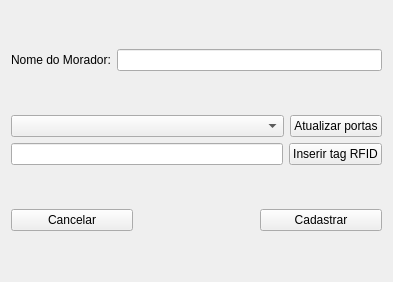
<?xml version="1.0" encoding="UTF-8"?>
<ui version="4.0">
 <class>Form_Cadastro</class>
 <widget class="QWidget" name="Form_Cadastro">
  <property name="geometry">
   <rect>
    <x>0</x>
    <y>0</y>
    <width>393</width>
    <height>282</height>
   </rect>
  </property>
  <property name="sizePolicy">
   <sizepolicy hsizetype="Maximum" vsizetype="Maximum">
    <horstretch>0</horstretch>
    <verstretch>0</verstretch>
   </sizepolicy>
  </property>
  <property name="maximumSize">
   <size>
    <width>393</width>
    <height>282</height>
   </size>
  </property>
  <property name="windowTitle">
   <string>Cadastrar Usuário</string>
  </property>
  <layout class="QVBoxLayout" name="verticalLayout">
   <item>
    <layout class="QHBoxLayout" name="horizontalLayout">
     <item>
      <widget class="QLabel" name="lbl_nome">
       <property name="sizePolicy">
        <sizepolicy hsizetype="Maximum" vsizetype="Maximum">
         <horstretch>0</horstretch>
         <verstretch>0</verstretch>
        </sizepolicy>
       </property>
       <property name="text">
        <string>Nome do Morador:</string>
       </property>
      </widget>
     </item>
     <item>
      <widget class="QLineEdit" name="edt_nome">
       <property name="sizePolicy">
        <sizepolicy hsizetype="Minimum" vsizetype="Maximum">
         <horstretch>0</horstretch>
         <verstretch>0</verstretch>
        </sizepolicy>
       </property>
      </widget>
     </item>
    </layout>
   </item>
   <item>
    <layout class="QVBoxLayout" name="verticalLayout_2">
     <item>
      <layout class="QHBoxLayout" name="horizontalLayout_4">
       <item>
        <widget class="QComboBox" name="combo_porta">
         <property name="sizePolicy">
          <sizepolicy hsizetype="Expanding" vsizetype="Fixed">
           <horstretch>0</horstretch>
           <verstretch>0</verstretch>
          </sizepolicy>
         </property>
        </widget>
       </item>
       <item>
        <widget class="QPushButton" name="btn_atualizar">
         <property name="sizePolicy">
          <sizepolicy hsizetype="Maximum" vsizetype="Fixed">
           <horstretch>0</horstretch>
           <verstretch>0</verstretch>
          </sizepolicy>
         </property>
         <property name="text">
          <string>Atualizar portas</string>
         </property>
        </widget>
       </item>
      </layout>
     </item>
     <item>
      <layout class="QHBoxLayout" name="horizontalLayout_5">
       <item>
        <widget class="QLineEdit" name="edt_tag">
         <property name="sizePolicy">
          <sizepolicy hsizetype="Expanding" vsizetype="Fixed">
           <horstretch>0</horstretch>
           <verstretch>0</verstretch>
          </sizepolicy>
         </property>
         <property name="toolTip">
          <string/>
         </property>
         <property name="statusTip">
          <string/>
         </property>
         <property name="whatsThis">
          <string/>
         </property>
         <property name="inputMask">
          <string/>
         </property>
         <property name="text">
          <string/>
         </property>
         <property name="maxLength">
          <number>32767</number>
         </property>
         <property name="readOnly">
          <bool>true</bool>
         </property>
         <property name="placeholderText">
          <string/>
         </property>
         <property name="cursorMoveStyle">
          <enum>Qt::LogicalMoveStyle</enum>
         </property>
        </widget>
       </item>
       <item>
        <widget class="QPushButton" name="btn_tag">
         <property name="sizePolicy">
          <sizepolicy hsizetype="Maximum" vsizetype="Fixed">
           <horstretch>0</horstretch>
           <verstretch>0</verstretch>
          </sizepolicy>
         </property>
         <property name="text">
          <string>Inserir tag RFID</string>
         </property>
        </widget>
       </item>
      </layout>
     </item>
    </layout>
   </item>
   <item>
    <layout class="QHBoxLayout" name="horizontalLayout_3">
     <item>
      <widget class="QPushButton" name="btn_cancelar">
       <property name="sizePolicy">
        <sizepolicy hsizetype="Expanding" vsizetype="Fixed">
         <horstretch>0</horstretch>
         <verstretch>0</verstretch>
        </sizepolicy>
       </property>
       <property name="text">
        <string>Cancelar</string>
       </property>
      </widget>
     </item>
     <item>
      <spacer name="horizontalSpacer">
       <property name="orientation">
        <enum>Qt::Horizontal</enum>
       </property>
       <property name="sizeHint" stdset="0">
        <size>
         <width>40</width>
         <height>20</height>
        </size>
       </property>
      </spacer>
     </item>
     <item>
      <widget class="QPushButton" name="btn_cadastrar">
       <property name="sizePolicy">
        <sizepolicy hsizetype="Expanding" vsizetype="Fixed">
         <horstretch>0</horstretch>
         <verstretch>0</verstretch>
        </sizepolicy>
       </property>
       <property name="text">
        <string>Cadastrar</string>
       </property>
      </widget>
     </item>
    </layout>
   </item>
  </layout>
 </widget>
 <resources/>
 <connections>
  <connection>
   <sender>btn_cancelar</sender>
   <signal>clicked()</signal>
   <receiver>Form_Cadastro</receiver>
   <slot>close()</slot>
   <hints>
    <hint type="sourcelabel">
     <x>196</x>
     <y>245</y>
    </hint>
    <hint type="destinationlabel">
     <x>196</x>
     <y>140</y>
    </hint>
   </hints>
  </connection>
 </connections>
</ui>
